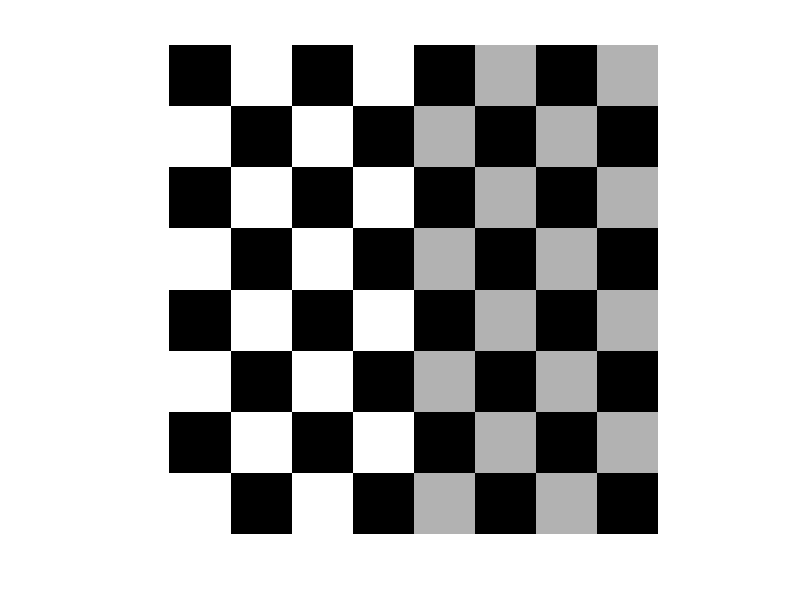
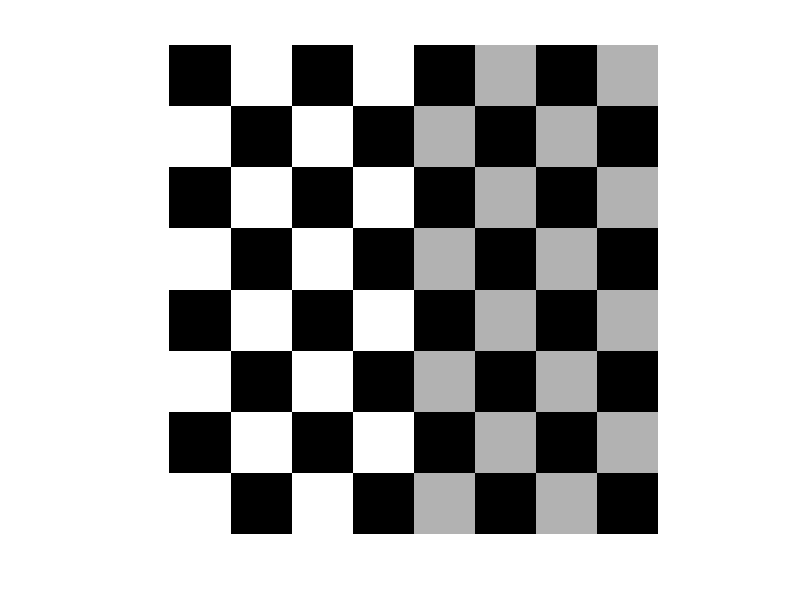
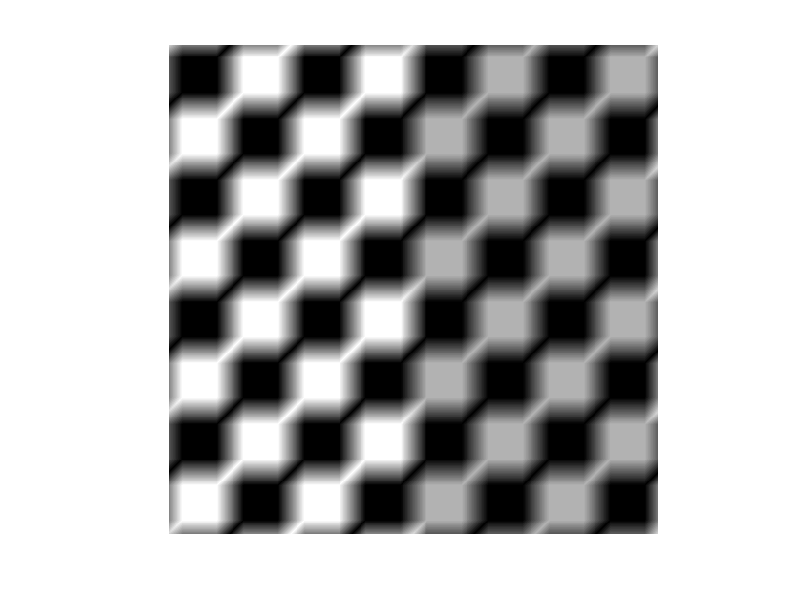
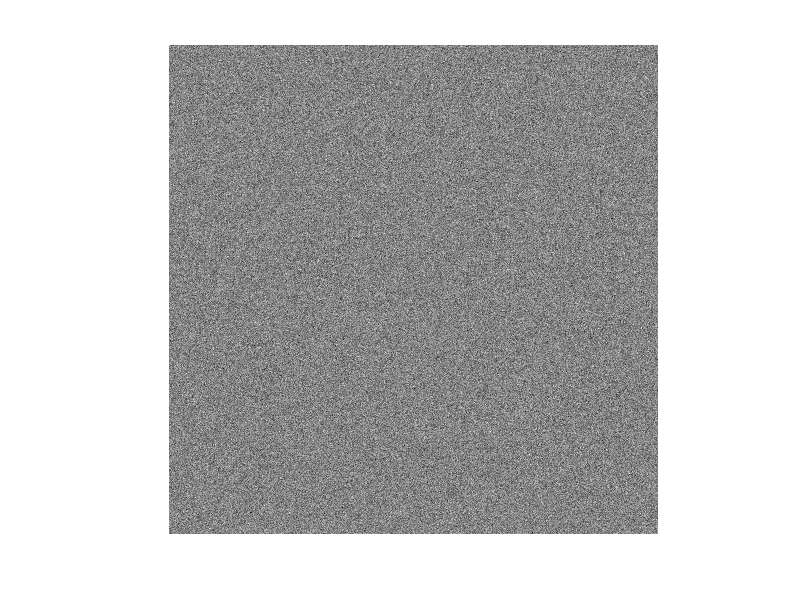

The MATLAB script that drew these images, in order:
%% C = checkerboard(NP,M,N);
f = checkerboard(64,4,4);
figure("Name","Checkerboard"), imshow(f);
%% 
PSF = fspecial('motion',40,45);
gb = imfilter(f,PSF,'circular');
noise = imnoise(zeros(size(f)), 'gaussian',0,0.001);
g = gb + noise;
figure("Name", "image"), imshow(f,[]);
figure("Name","motion blured image"), imshow(gb,[]);
figure("Name", "Noise"), imshow(noise,[]);